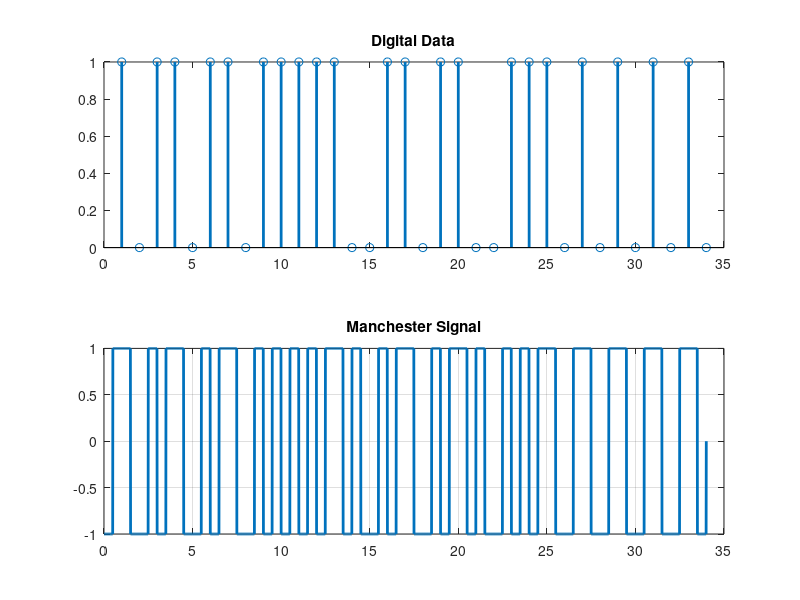

MATLAB code to generate this figure:
clc;
clear;
close all;

bits = [1 0 1 1 0 1 1 0 1 1 1 1 1 0 0 1 1 0 1 1 0 0 1 1 1 0 1 0 1 0 1 0 1 0];

fs = 100; t = 0:1/fs:length(bits);
y = zeros(1, length(t));

for i = 1:length(bits)
   if bits(i) == 0
       y((i-1)*fs+1 : (i-0.5)*fs) = 1; y((i-0.5)*fs+1 : i*fs) = -1;
   else
       y((i-1)*fs+1 : (i-0.5)*fs) = -1; y((i-0.5)*fs+1 : i*fs) = 1;
   end
end

figure;
subplot(2,1,1); 
stem(bits, 'LineWidth', 2); 
title('Digital Data');

subplot(2,1,2); 
plot(t, y, 'LineWidth', 2); 
title('Manchester Signal');
grid on;
